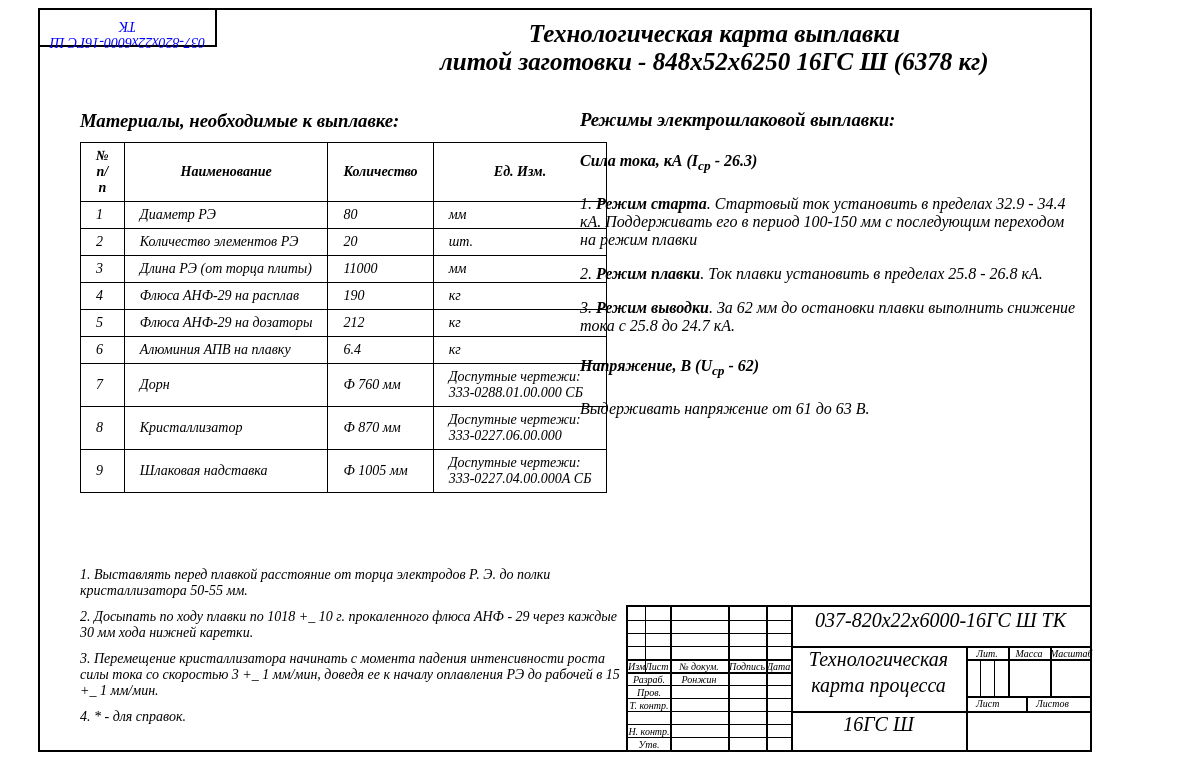
/user_page/pt_scripts/show_card_for_order.php?id_card=28 (signed in), run on the app's committed database.
### tables this page shows
CREATE TABLE `cards` (
  `id` int(11) NOT NULL AUTO_INCREMENT,
  `card_name` varchar(300) NOT NULL,
  `itog_i` varchar(300) NOT NULL,
  `itog_i_start` varchar(300) NOT NULL,
  `itog_i_start_end` varchar(300) NOT NULL,
  `itog_i_normal_start` varchar(300) NOT NULL,
  `itog_i_normal_end` varchar(300) NOT NULL,
  `itog_i_normal_start_st` varchar(300) NOT NULL,
  `itog_i_normal_start_end` varchar(300) NOT NULL,
  `itog_u` varchar(300) NOT NULL,
  `itog_u_min` varchar(300) NOT NULL,
  `itog_u_max` varchar(300) NOT NULL,
  `itog_casting` varchar(300) NOT NULL,
  `itog_d_el` varchar(300) NOT NULL,
  `itog_q_el` varchar(300) NOT NULL,
  `itog_len_el` varchar(300) NOT NULL,
  `itog_r_slag` varchar(300) NOT NULL,
  `itog_doz_slag` varchar(300) NOT NULL,
  `itog_alum` varchar(300) NOT NULL,
  `itog_dorn` varchar(300) NOT NULL,
  `itog_dorn_num` varchar(300) NOT NULL,
  `itog_crist` varchar(300) NOT NULL,
  `itog_crist_num` varchar(300) NOT NULL,
  `itog_slag_remelt` varchar(300) NOT NULL,
  `itog_slag_remelt_num` varchar(300) NOT NULL,
  `itog_doza` varchar(300) NOT NULL,
  `itog_v_start` varchar(300) NOT NULL,
  `itog_v` varchar(300) NOT NULL,
  `itog_user` varchar(300) NOT NULL,
  `card_name_bottom` varchar(300) NOT NULL,
  `itog_steel` varchar(300) NOT NULL,
  `itog_horda` varchar(300) NOT NULL,
  PRIMARY KEY (`id`)
);

### user_page/pt_scripts/show_card_for_order.php (the view, shortened to what this page needs)
<?php
require_once "../../scripts/database_connect.php";
$id_card = $_REQUEST["id_card"];
$sql_card = "SELECT
card_name,
itog_i,
itog_i_start,
itog_i_start_end,
itog_i_normal_start,
itog_i_normal_end,
itog_i_normal_start_st,
itog_i_normal_start_end,
itog_u,
itog_u_min,
itog_u_max,
itog_casting,
itog_d_el,
itog_q_el,
itog_len_el,
itog_r_slag,
itog_doz_slag,
itog_alum,
itog_dorn,
itog_dorn_num,
itog_crist,
itog_crist_num,
itog_slag_remelt,
itog_slag_remelt_num,
itog_doza,
itog_v_start,
itog_v,
itog_user,
card_name_bottom,
itog_steel,
itog_horda
FROM cards WHERE id='{$id_card}';
";
$result_card = mysqli_query($link, $sql_card);
$row_card = mysqli_fetch_array($result_card);
$card_name = $row_card["card_name"];
$itog_i = $row_card["itog_i"];
$itog_i_start = $row_card["itog_i_start"];
$itog_i_start_end = $row_card["itog_i_start_end"];
$itog_i_normal_start = $row_card["itog_i_normal_start"];
$itog_i_normal_end = $row_card["itog_i_normal_end"];
$itog_i_normal_start_st = $row_card["itog_i_normal_start_st"];
$itog_i_normal_start_end = $row_card["itog_i_normal_start_end"];
$itog_u = $row_card["itog_u"];
$itog_u_min = $row_card["itog_u_min"];
$itog_u_max = $row_card["itog_u_max"];
$itog_casting = $row_card["itog_casting"];
$itog_d_el = $row_card["itog_d_el"];
$itog_q_el = $row_card["itog_q_el"];
$itog_len_el = $row_card["itog_len_el"];
$itog_r_slag = $row_card["itog_r_slag"];
$itog_doz_slag = $row_card["itog_doz_slag"];
$itog_alum = $row_card["itog_alum"];
$itog_dorn = $row_card["itog_dorn"];
$itog_dorn_num = $row_card["itog_dorn_num"];
$itog_crist = $row_card["itog_crist"];
$itog_crist_num = $row_card["itog_crist_num"];
$itog_slag_remelt = $row_card["itog_slag_remelt"];
$itog_slag_remelt_num = $row_card["itog_slag_remelt_num"];
$itog_doza = $row_card["itog_doza"];
$itog_v_start = $row_card["itog_v_start"];
$itog_v = $row_card["itog_v"];
$itog_user = $row_card["itog_user"];
$card_name_bottom = $row_card["card_name_bottom"];
$itog_steel = $row_card["itog_steel"];
$itog_horda = $row_card["itog_horda"];
?>
<head>
		<link rel="stylesheet" href="../../style/card.css">
</head>
<body>
<form action="update_card.php" method="post">
<div class="ramka">
	<div class="top-block">
		<span><?php echo $card_name;?></span>
	</div>
	<div class="esr-block">
		<h3>Режимы электрошлаковой выплавки:</h3>
		<div class="i-block">
			<h4>Сила тока, кА (I<sub>ср</sub> - <?php echo $itog_i;?>)</h4>
			<p>1. <b>Режим старта</b>. Стартовый ток установить в пределах <?php echo $itog_i_start;?> - <?php echo $itog_i_start_end;?> кА.
			Поддерживать его в период 100-150 мм с последующим переходом на режим плавки</p>
			<p>2. <b>Режим плавки</b>. Ток плавки установить в пределах <?php echo $itog_i_normal_start;?> - <?php echo $itog_i_normal_end;?> кА.</p>
			<p>3. <b>Режим выводки</b>. За <?php echo $itog_horda;?> мм до остановки плавки выполнить снижение тока
			 с <?php echo $itog_i_normal_start_st;?> до <?php echo $itog_i_normal_start_end;?> кА.</p>
		</div>
		<div class="u-block">
			<h4>Напряжение, В (U<sub>ср</sub> - <?php echo $itog_u;?>)</h4>
			<p>Выдерживать напряжение от <?php echo $itog_u_min;?> до <?php echo $itog_u_max;?> В.</p>
		</div>
	</div>
	<div class="about-block">
		Технологическая карта выплавки<br>
		литой заготовки - <?php echo $itog_casting;?>
	</div>
	<div class="material-block">
		<h3>Материалы, необходимые к выплавке:</h3>
		<table>
			<tr>
				<th>№ п/п</th>
				<th>Наименование</th>
				<th>Количество</th>
				<th>Ед. Изм.</th>
			</tr>
			<tr>
				<td>1</td>
				<td>Диаметр РЭ</td>
				<td><?php echo $itog_d_el;?></td>
				<td>мм</td>
			</tr>
			<tr>
				<td>2</td>
				<td>Количество элементов РЭ</td>
				<td><?php echo $itog_q_el;?></td>
				<td>шт.</td>
			</tr>
			<tr>
				<td>3</td>
				<td>Длина РЭ (от торца плиты)</td>
				<td><?php echo $itog_len_el;?></td>
				<td>мм</td>
			</tr>
			<tr>
				<td>4</td>
				<td>Флюса АНФ-29 на расплав</td>
				<td><?php echo $itog_r_slag;?></td>
				<td>кг</td>
			</tr>
			<tr>
				<td>5</td>
				<td>Флюса АНФ-29 на дозаторы</td>
				<td><?php echo $itog_doz_slag;?></td>
				<td>кг</td>
			</tr>
			<tr>
				<td>6</td>
				<td>Алюминия АПВ на плавку</td>
				<td><?php echo $itog_alum;?></td>
				<td>кг</td>
			</tr>
			<tr>
				<td>7</td>
				<td>Дорн</td>
				<td>Ф <?php echo $itog_dorn;?> мм</td>
				<td>Доспутные чертежи:<br>
				<?php echo $itog_dorn_num;?>
				</td>
			</tr>
			<tr>
				<td>8</td>
				<td>Кристаллизатор</td>
				<td>Ф <?php echo $itog_crist;?> мм</td>
				<td>Доспутные чертежи:<br>
				<?php echo $itog_crist_num;?>
				</td>
			</tr>
			<tr>
				<td>9</td>
				<td>Шлаковая надставка</td>
				<td>Ф <?php echo $itog_slag_remelt;?> мм</td>
				<td>Доспутные чертежи:<br>
				<?php echo $itog_slag_remelt_num;?>
				</td>
			</tr>
		</table>
	</div>
	<div class="bottom-text-block">
	<p>1. Выставлять перед плавкой расстояние от торца электродов Р. Э. до полки кристаллизатора 50-55 мм.
	</p>
	<p>2. Досыпать по ходу плавки по <?php echo $itog_doza;?> +_ 10 г. прокаленного флюса АНФ - 29 через каждые 30 мм хода нижней каретки.
	</p>
	<p>3. Перемещение кристаллизатора начинать с момента падения интенсивности роста силы тока со скоростью <?php echo $itog_v_start;?>
	+_ 1 мм/мин, доведя ее к началу оплавления РЭ до рабочей в <?php echo $itog_v;?> +_ 1 мм/мин.
	</p>
	<p>4. * - для справок.
	</p>
	</div>
	<div class="main-block">
		<div class="middle-block">
			<div class="small-block">
				<div class="very-small-block">
				</div>
				<div class="very-small-block">
				</div>
			</div>
			<div class="small-block">
				<div class="very-small-block">
				</div>
				<div class="very-small-block">
				</div>
			</div>
			<div class="small-block">
				<div class="very-small-block">
				</div>
				<div class="very-small-block">
				</div>
			</div>
			<div class="small-block">
				<div class="very-small-block">
				</div>
				<div class="very-small-block">
				</div>
			</div>
			<div class="small-block">
				<div class="very-small-block">Изм.
				</div>
				<div class="very-small-block">Лист
				</div>
			</div>
			<div class="small-block">Разраб.
			</div>
			<div class="small-block">Пров.
			</div>
			<div class="small-block">Т. контр.
			</div>
			<div class="small-block">
			</div>
			<div class="small-block">Н. контр.
			</div>
			<div class="small-block">Утв.
			</div>
		</div>
		<div class="middle-block">
			<div class="small-block">
			</div>
			<div class="small-block">
			</div>
			<div class="small-block">
			</div>
			<div class="small-block">
			</div>
			<div class="small-block">№ докум.
			</div>
			<div class="small-block"><?php echo $itog_user;?>
			</div>
			<div class="small-block">
			</div>
			<div class="small-block">
			</div>
			<div class="small-block">
			</div>
			<div class="small-block">
			</div>
			<div class="small-block">
			</div>
		</div>
		<div class="middle-block">
			<div class="small-block">
			</div>
			<div class="small-block">
			</div>
			<div class="small-block">
			</div>
			<div class="small-block">
			</div>
			<div class="small-block">Подпись
			</div>
			<div class="small-block">
			</div>
			<div class="small-block">
			</div>
			<div class="small-block">
			</div>
			<div class="small-block">
			</div>
			<div class="small-block">
			</div>
			<div class="small-block">
			</div>
		</div>
		<div class="middle-block">
			<div class="small-block">
			</div>
			<div class="small-block">
			</div>
			<div class="small-block">
			</div>
			<div class="small-block">
			</div>
			<div class="small-block">Дата
			</div>
			<div class="small-block">
			</div>
			<div class="small-block">
			</div>
			<div class="small-block">
			</div>
			<div class="small-block">
			</div>
			<div class="small-block">
			</div>
			<div class="small-block">
			</div>
		</div>
		<div class="middle-block">
			<div class="diagonal-block"><?php echo $card_name_bottom;?>
			</div>
			<div class="diagonal-block">
				<div class="diagonal-small-block">Технологическая карта процесса
				</div>
				<div class="diagonal-small-block">
					<div class="vertical-small-block">
						<div class="little-small-block">
							<div class="very-little-small-block">Лит.
							</div>
							<div class="very-little-small-block">
								<div class="very-very-little-small-block">
								</div>
								<div class="very-very-little-small-block">
								</div>
								<div class="very-very-little-small-block">
								</div>
							</div>
						</div>
						<div class="little-small-block">
							<div class="very-little-small-block">Масса
							</div>
							<div class="very-little-small-block">
							</div>
						</div>
						<div class="little-small-block">
							<div class="very-little-small-block">Масштаб
							</div>
							<div class="very-little-small-block">
							</div>
						</div>
					</div>
					<div class="vertical-small-block">
						<div class="vertical-very-small-block">Лист
						</div>
						<div class="vertical-very-small-block">Листов
						</div>
					</div>
				</div>
			</div>
			<div class="diagonal-block">
				<div class="diagonal-small-block"><?php echo $itog_steel;?>
				</div>
				<div class="diagonal-small-block">
				</div>
			</div>
		</div>
	</div>
</div>
</form><br>
</body>

### data on the page
cards: card_name "037-820х22х6000-16ГС Ш ТК", itog_i "26.3", itog_i_start "32.9", itog_i_start_end "34.4", itog_i_normal_start "25.8", itog_i_normal_end "26.8", itog_horda "62", itog_i_normal_start_st "25.8", itog_i_normal_start_end "24.7", itog_u "62", itog_u_min "61", itog_u_max "63", itog_casting "848х52х6250 16ГС Ш (6378 кг)", itog_d_el "80", itog_q_el "20", itog_len_el "11000", itog_r_slag "190", itog_doz_slag "212", itog_alum "6.4", itog_dorn "760", itog_dorn_num "333-0288.01.00.000 СБ", itog_crist "870", itog_crist_num "333-0227.06.00.000", itog_slag_remelt "1005", itog_slag_remelt_num "333-0227.04.00.000А СБ", itog_doza "1018", itog_v_start "3", itog_v "15", itog_user "Ронжин", card_name_bottom "037-820х22х6000-16ГС Ш ТК", itog_steel "16ГС Ш"
